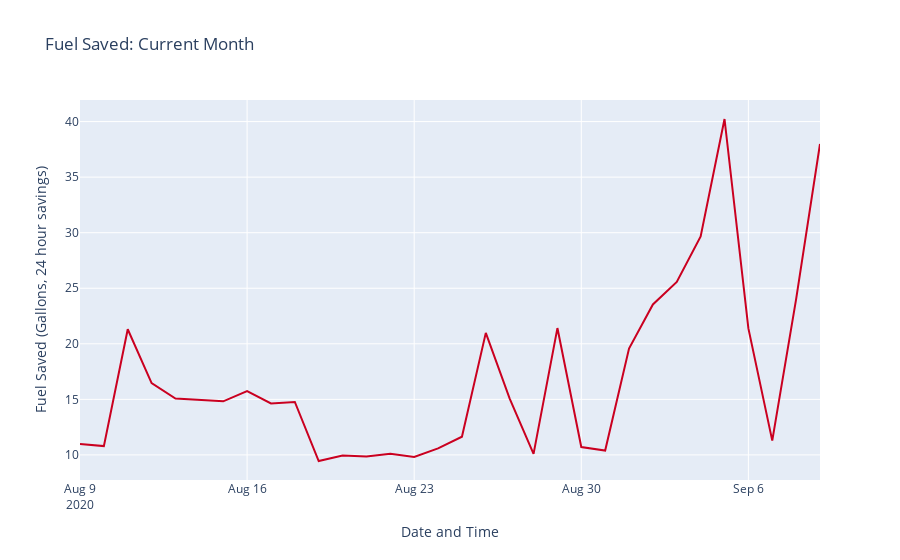

This figure's notebook cell:
### Code cell
fuel_per_kbtu= 1/(kbtu_per_gallon_oil*boiler_efficiency)

this_month = go.Scatter(x = current_month.datetime_col,
                   y = fuel_per_kbtu*averaging_time_length * current_month.heat_flow,
                   line = dict(color = '#ca0020'),
                   name='Current Month savings')
layout = dict(title = 'Fuel Saved: Current Month',
              xaxis = dict(title='Date and Time'),
              yaxis = dict(title='Fuel Saved (Gallons, ' + str(averaging_time_length) + ' hour savings)')
             )

data = [this_month]

fig = go.Figure(dict(data=data, layout=layout))

fig.show()

### Figure 1 — Plotly figure (JSON) as saved in the notebook; plotly's stock layout.template omitted (floating-point values rounded to 4 significant figures)
{"data": [{"line": {"color": "#ca0020"}, "name": "Current Month savings", "type": "scatter", "x": ["2020-08-09T00:00:00", "2020-08-10T00:00:00", "2020-08-11T00:00:00", "2020-08-12T00:00:00", "2020-08-13T00:00:00", "2020-08-14T00:00:00", "2020-08-15T00:00:00", "2020-08-16T00:00:00", "2020-08-17T00:00:00", "2020-08-18T00:00:00", "2020-08-19T00:00:00", "2020-08-20T00:00:00", "2020-08-21T00:00:00", "2020-08-22T00:00:00", "2020-08-23T00:00:00", "2020-08-24T00:00:00", "2020-08-25T00:00:00", "2020-08-26T00:00:00", "2020-08-27T00:00:00", "2020-08-28T00:00:00", "2020-08-29T00:00:00", "2020-08-30T00:00:00", "2020-08-31T00:00:00", "2020-09-01T00:00:00", "2020-09-02T00:00:00", "2020-09-03T00:00:00", "2020-09-04T00:00:00", "2020-09-05T00:00:00", "2020-09-06T00:00:00", "2020-09-07T00:00:00", "2020-09-08T00:00:00", "2020-09-09T00:00:00"], "y": [10.98, 10.79, 21.31, 16.46, 15.07, 14.97, 14.83, 15.75, 14.63, 14.77, 9.454, 9.948, 9.849, 10.11, 9.823, 10.59, 11.64, 20.99, 15.07, 10.1, 21.42, 10.71, 10.39, 19.57, 23.54, 25.57, 29.67, 40.23, 21.38, 11.29, 24.02, 37.99]}], "layout": {"title": {"text": "Fuel Saved: Current Month"}, "xaxis": {"title": {"text": "Date and Time"}}, "yaxis": {"title": {"text": "Fuel Saved (Gallons, 24 hour savings)"}}}}
